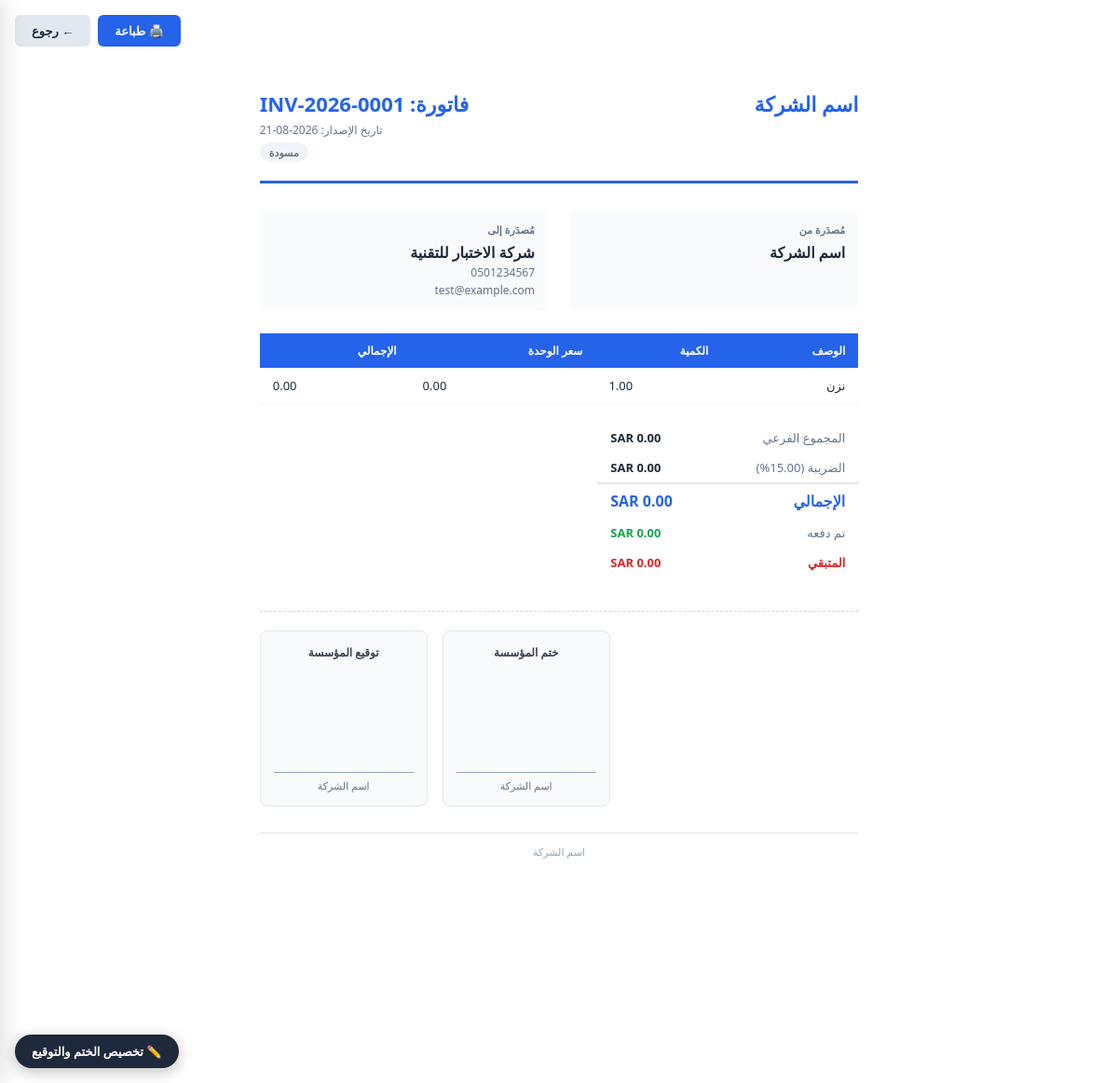
Screenshot of /invoices/1/print (signed in) with the database file from the repository.
### app/models/settings.py (models this page shows, shortened)
class AppSetting(Base):
    __tablename__ = "app_settings"
    id: Mapped[int] = mapped_column(primary_key=True, index=True)
    key: Mapped[str] = mapped_column(String(100), unique=True, index=True, nullable=False)
    value: Mapped[str | None] = mapped_column(Text, nullable=True)
    description: Mapped[str | None] = mapped_column(String(255), nullable=True)

### app/models/invoice.py (models this page shows, shortened)
class Invoice(Base):
    __tablename__ = "invoices"
    id: Mapped[int] = mapped_column(primary_key=True, index=True)
    invoice_number: Mapped[str] = mapped_column(String(50), unique=True, index=True, nullable=False)
    client_id: Mapped[int] = mapped_column(Integer, ForeignKey("clients.id"), nullable=False, index=True)
    contract_id: Mapped[int | None] = mapped_column(Integer, ForeignKey("contracts.id"), nullable=True)
    quotation_id: Mapped[int | None] = mapped_column(Integer, ForeignKey("quotations.id"), nullable=True)
    issue_date: Mapped[date] = mapped_column(Date, nullable=False, index=True)
    due_date: Mapped[date | None] = mapped_column(Date, nullable=True)
    subtotal: Mapped[Decimal] = mapped_column(Numeric(15, 2), default=0, nullable=False)
    tax_rate: Mapped[Decimal] = mapped_column(Numeric(5, 2), default=0, nullable=False)
    tax_amount: Mapped[Decimal] = mapped_column(Numeric(15, 2), default=0, nullable=False)
    discount: Mapped[Decimal] = mapped_column(Numeric(15, 2), default=0, nullable=False)
    total: Mapped[Decimal] = mapped_column(Numeric(15, 2), default=0, nullable=False)
    paid_amount: Mapped[Decimal] = mapped_column(Numeric(15, 2), default=0, nullable=False)
    status: Mapped[InvoiceStatus] = mapped_column(SAEnum(InvoiceStatus), default=InvoiceStatus.DRAFT, nullable=False, index=True)
    notes: Mapped[str | None] = mapped_column(Text, nullable=True)
    created_at: Mapped[datetime] = mapped_column(DateTime, default=lambda: __import__("datetime").datetime.now(__import__("datetime").timezone.utc).replace(tzinfo=None), nullable=False)
    created_by: Mapped[int | None] = mapped_column(Integer, ForeignKey("users.id"), nullable=True)
    client = relationship("Client", back_populates="invoices")
    contract = relationship("Contract", back_populates="invoices")
    quotation = relationship("Quotation", foreign_keys=[quotation_id], lazy="joined")
    items = relationship("InvoiceItem", back_populates="invoice", cascade="all, delete-orphan", order_by="InvoiceItem.sort_order")
    payments = relationship("Payment", back_populates="invoice", lazy="dynamic")

class InvoiceItem(Base):
    __tablename__ = "invoice_items"
    id: Mapped[int] = mapped_column(primary_key=True, index=True)
    invoice_id: Mapped[int] = mapped_column(Integer, ForeignKey("invoices.id"), nullable=False)
    description: Mapped[str] = mapped_column(Text, nullable=False)
    quantity: Mapped[Decimal] = mapped_column(Numeric(10, 2), default=1, nullable=False)
    unit_price: Mapped[Decimal] = mapped_column(Numeric(15, 2), default=0, nullable=False)
    total: Mapped[Decimal] = mapped_column(Numeric(15, 2), default=0, nullable=False)
    sort_order: Mapped[int] = mapped_column(Integer, default=0, nullable=False)
    invoice = relationship("Invoice", back_populates="items")

### app/models/client.py (models this page shows, shortened)
class Client(Base):
    __tablename__ = "clients"
    id: Mapped[int] = mapped_column(primary_key=True, index=True)
    name: Mapped[str] = mapped_column(String(150), nullable=False, index=True)
    type: Mapped[ClientType] = mapped_column(SAEnum(ClientType), default=ClientType.COMPANY, nullable=False)
    email: Mapped[str | None] = mapped_column(String(100), nullable=True)
    phone: Mapped[str | None] = mapped_column(String(20), nullable=True)
    address: Mapped[str | None] = mapped_column(Text, nullable=True)
    tax_number: Mapped[str | None] = mapped_column(String(50), nullable=True)
    notes: Mapped[str | None] = mapped_column(Text, nullable=True)
    is_active: Mapped[bool] = mapped_column(Boolean, default=True, nullable=False)
    created_at: Mapped[datetime] = mapped_column(DateTime, default=lambda: __import__("datetime").datetime.now(__import__("datetime").timezone.utc).replace(tzinfo=None), nullable=False)
    created_by: Mapped[int | None] = mapped_column(Integer, ForeignKey("users.id"), nullable=True)
    contracts = relationship("Contract", back_populates="client", lazy="dynamic")
    quotations = relationship("Quotation", back_populates="client", lazy="dynamic")
    invoices = relationship("Invoice", back_populates="client", lazy="dynamic")
    payments = relationship("Payment", back_populates="client", lazy="dynamic")

### app/routers/invoices.py (the view)
@router.get("/{invoice_id}/print", response_class=HTMLResponse)
async def invoice_print(request: Request, invoice_id: int, db: Session = Depends(get_db)):
    if not request.session.get("user_id"):
        return RedirectResponse(url="/auth/login", status_code=302)
    invoice = InvoiceService(db).get_by_id(invoice_id)
    if not invoice:
        raise HTTPException(status_code=404)
    settings = SettingsService(db).get_all()
    return templates.TemplateResponse("invoices/print.html", {
        "request": request, "invoice": invoice, "settings": settings,
    })

### app/core/logging_config.py (called while the page is built)
    def filter(self, record: logging.LogRecord) -> bool:
        record.request_id = _request_id_var.get()
        return True

    def format(self, record: logging.LogRecord) -> str:
        if isinstance(record.args, dict):
            record.args = {
                k: ("***" if any(s in k.lower() for s in self.SENSITIVE) else v)
                for k, v in record.args.items()
            }
        return super().format(record)

### app/templates/invoices/print.html (shortened to what this page needs)
<!DOCTYPE html>
<html lang="ar" dir="rtl">
<head>
</head>
<body>
<div class="print-actions">
    <button class="btn-print" onclick="window.print()">🖨️ طباعة</button>
    <a class="btn-back" href="/invoices/{{ invoice.id }}">← رجوع</a>
</div>
<div class="page">
    <div class="header">
        <div class="company-info">
            <h1>{{ settings.get('company_name', 'اسم الشركة') }}</h1>
        </div>
        <div class="doc-info">
            <div class="doc-number">فاتورة: {{ invoice.invoice_number }}</div>
            <div class="doc-meta">
                تاريخ الإصدار: {{ invoice.issue_date }}<br>
            </div>
            <span class="status-badge badge-{{ invoice.status.value }}">
                {{ {'draft':'مسودة','sent':'مرسلة','partial':'جزئي','paid':'مدفوعة','overdue':'متأخرة','cancelled':'ملغاة'}[invoice.status.value] }}
            </span>
        </div>
    </div>
    <div class="parties">
        <div class="party-box">
            <div class="label">مُصدَرة من</div>
            <div class="name">{{ settings.get('company_name', 'اسم الشركة') }}</div>
        </div>
        <div class="party-box">
            <div class="label">مُصدَرة إلى</div>
            <div class="name">{{ invoice.client.name if invoice.client else '-' }}</div>
            {% if invoice.client and invoice.client.phone %}<div class="sub">{{ invoice.client.phone }}</div>{% endif %}
            {% if invoice.client and invoice.client.email %}<div class="sub">{{ invoice.client.email }}</div>{% endif %}
        </div>
    </div>
    <table class="items-table">
        <thead>
            <tr>
                <th>الوصف</th>
                <th class="num">الكمية</th>
                <th class="num">سعر الوحدة</th>
                <th class="num">الإجمالي</th>
            </tr>
        </thead>
        <tbody>
            {% for item in invoice.items %}
            <tr>
                <td>{{ item.description }}</td>
                <td class="num">{{ item.quantity }}</td>
                <td class="num">{{ "{:,.2f}".format(item.unit_price) }}</td>
                <td class="num">{{ "{:,.2f}".format(item.total) }}</td>
            </tr>
            {% endfor %}
        </tbody>
    </table>
    <div class="summary-wrap">
        <table class="summary-table">
            <tr><td class="label-col">المجموع الفرعي</td><td class="value-col">{{ "{:,.2f}".format(invoice.subtotal) }} {{ settings.get('currency', 'SAR') }}</td></tr>
            <tr><td class="label-col">الضريبة ({{ invoice.tax_rate }}%)</td><td class="value-col">{{ "{:,.2f}".format(invoice.tax_amount) }} {{ settings.get('currency', 'SAR') }}</td></tr>
            <tr class="total-row"><td>الإجمالي</td><td class="value-col">{{ "{:,.2f}".format(invoice.total) }} {{ settings.get('currency', 'SAR') }}</td></tr>
            <tr class="paid-row"><td class="label-col">تم دفعه</td><td class="value-col">{{ "{:,.2f}".format(invoice.paid_amount) }} {{ settings.get('currency', 'SAR') }}</td></tr>
            <tr class="due-row"><td>المتبقي</td><td class="value-col">{{ "{:,.2f}".format(invoice.total - invoice.paid_amount) }} {{ settings.get('currency', 'SAR') }}</td></tr>
        </table>
    </div>
    <div class="signatures">
        <div class="sig-box">
            <div class="sig-label">ختم المؤسسة</div>
            <div style="text-align:center; min-height:72px; display:flex; align-items:center; justify-content:center; margin-bottom:6px;">
            </div>
            <div class="sig-line">{{ settings.get('company_name', '') }}</div>
        </div>
        <div class="sig-box">
            <div class="sig-label">توقيع المؤسسة</div>
            <div style="text-align:center; min-height:72px; display:flex; align-items:center; justify-content:center; margin-bottom:6px;">
            </div>
            <div class="sig-line">{{ settings.get('company_name', '') }}</div>
        </div>
    </div>
    <div class="footer">
        {{ settings.get('company_name', '') }}
    </div>
</div>
<button class="sep-toggle" onclick="sepToggle()">✏️ تخصيص الختم والتوقيع</button>
</body>
</html>

### app/templates/invoices/print.html (style rules this page uses)
* { box-sizing: border-box; margin: 0; padding: 0; }
body { font-family: 'Segoe UI', Tahoma, Arial, sans-serif; font-size: 13px; color: #1e293b; background: #fff; direction: rtl; }
.print-actions { position: fixed; top: 16px; left: 16px; display: flex; gap: 8px; z-index: 999; }
.btn-print, .btn-back { padding: 8px 18px; border: none; border-radius: 6px; cursor: pointer; font-size: 13px; font-weight: 600; text-decoration: none; display: inline-block; }
.btn-print { background: #2563eb; color: #fff; }
.btn-back { background: #e2e8f0; color: #1e293b; }
.page { width: 210mm; min-height: 297mm; margin: 20px auto; padding: 20mm; background: #fff; }
.header { display: flex; justify-content: space-between; align-items: flex-start; border-bottom: 3px solid #2563eb; padding-bottom: 20px; margin-bottom: 28px; }
.company-info h1 { font-size: 22px; font-weight: 700; color: #2563eb; margin-bottom: 4px; }
.doc-info { text-align: left; }
.doc-number { font-size: 22px; font-weight: 700; color: #2563eb; }
.doc-meta { font-size: 12px; color: #64748b; margin-top: 4px; line-height: 1.6; }
.status-badge { display: inline-block; padding: 3px 10px; border-radius: 12px; font-size: 11px; font-weight: 600; margin-top: 4px; }
.badge-draft { background:#f1f5f9; color:#64748b; }
.parties { display: flex; gap: 24px; margin-bottom: 24px; }
.party-box { flex: 1; background: #f8fafc; border-radius: 8px; padding: 14px; }
.party-box .label { font-size: 11px; font-weight: 700; color: #64748b; text-transform: uppercase; margin-bottom: 6px; }
.party-box .name { font-size: 16px; font-weight: 700; color: #1e293b; }
.party-box .sub { font-size: 12px; color: #64748b; margin-top: 2px; }
.items-table { width: 100%; border-collapse: collapse; margin-bottom: 20px; }
.items-table thead tr { background: #2563eb; color: #fff; }
.items-table th { padding: 10px 14px; font-size: 12px; font-weight: 600; text-align: right; }
.items-table td { padding: 10px 14px; border-bottom: 1px solid #f1f5f9; }
.num { text-align: left; }
.summary-wrap { display: flex; justify-content: flex-start; margin-bottom: 24px; }
.summary-table { border-collapse: collapse; min-width: 280px; }
.summary-table td { padding: 7px 14px; font-size: 13px; }
.summary-table .label-col { color: #64748b; }
.summary-table .value-col { text-align: left; font-weight: 600; }
.total-row td { font-size: 16px; font-weight: 700; border-top: 2px solid #e2e8f0; color: #2563eb; }
.paid-row td { color: #16a34a; }
.due-row td { color: #dc2626; font-weight: 700; }
.signatures { display: flex; gap: 16px; margin-top: 36px; padding-top: 20px; border-top: 1px dashed #cbd5e1; justify-content: flex-end; }
.sig-box { flex: 0 0 180px; width: 180px; text-align: center; border: 1px solid #e2e8f0; border-radius: 8px; padding: 14px; background: #f8fafc; }
.sig-label { font-size: 12px; font-weight: 600; color: #374151; margin-bottom: 8px; }
.sig-line { border-top: 1px solid #94a3b8; padding-top: 6px; font-size: 11px; color: #64748b; margin-top: 40px; }
.footer { margin-top: 28px; text-align: center; font-size: 11px; color: #94a3b8; border-top: 1px solid #e2e8f0; padding-top: 12px; }
.sep-toggle { position: fixed; bottom: 16px; left: 16px; background: #1e293b; color: #fff; border: none; border-radius: 24px; padding: 9px 18px; cursor: pointer; font-size: 13px; font-weight: 600; display: flex; align-items: center; gap: 7px; z-index: 998; box-shadow: 0 4px 16px rgba(0,0,0,0.25); font-family: 'Segoe UI', Tahoma, Arial, sans-serif; }

### rows the page displays
AppSetting: get "اسم الشركة"
Invoice: invoice_number "INV-2026-0001", issue_date "2026-08-21", status "مسودة", subtotal "0.00", tax_rate "15.00", tax_amount "0.00", total "0.00", paid_amount "0.00", invoice.total-invoice.paid_amount "0.00"
Client: client "شركة الاختبار للتقنية", client.phone "0501234567", client.email "test@example.com"
InvoiceItem: description "نزن", quantity "1.00", unit_price "0.00", total "0.00"
AppSetting: get "SAR"
